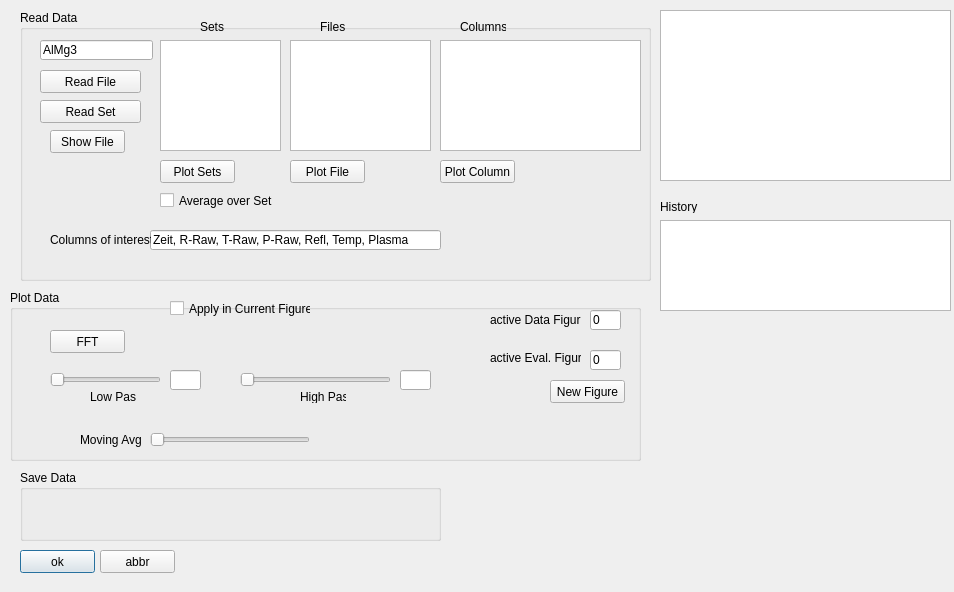
<?xml version="1.0" encoding="UTF-8"?>
<ui version="4.0">
 <class>Dialog</class>
 <widget class="QDialog" name="Dialog">
  <property name="geometry">
   <rect>
    <x>0</x>
    <y>0</y>
    <width>954</width>
    <height>592</height>
   </rect>
  </property>
  <property name="windowTitle">
   <string>Dialog</string>
  </property>
  <widget class="QPushButton" name="OK_PB">
   <property name="geometry">
    <rect>
     <x>20</x>
     <y>550</y>
     <width>75</width>
     <height>23</height>
    </rect>
   </property>
   <property name="text">
    <string>ok</string>
   </property>
   <property name="autoDefault">
    <bool>true</bool>
   </property>
   <property name="default">
    <bool>true</bool>
   </property>
  </widget>
  <widget class="QPushButton" name="Abbr_PB">
   <property name="geometry">
    <rect>
     <x>100</x>
     <y>550</y>
     <width>75</width>
     <height>23</height>
    </rect>
   </property>
   <property name="text">
    <string>abbr</string>
   </property>
  </widget>
  <widget class="QGroupBox" name="groupBox">
   <property name="geometry">
    <rect>
     <x>20</x>
     <y>10</y>
     <width>631</width>
     <height>271</height>
    </rect>
   </property>
   <property name="title">
    <string>Read Data</string>
   </property>
   <widget class="QLineEdit" name="lineEdit">
    <property name="geometry">
     <rect>
      <x>20</x>
      <y>30</y>
      <width>113</width>
      <height>20</height>
     </rect>
    </property>
    <property name="text">
     <string>AlMg3</string>
    </property>
   </widget>
   <widget class="QPushButton" name="PlotSets_PB">
    <property name="geometry">
     <rect>
      <x>140</x>
      <y>150</y>
      <width>75</width>
      <height>23</height>
     </rect>
    </property>
    <property name="text">
     <string>Plot Sets</string>
    </property>
   </widget>
   <widget class="QPushButton" name="ReadSets_PB">
    <property name="geometry">
     <rect>
      <x>20</x>
      <y>90</y>
      <width>101</width>
      <height>23</height>
     </rect>
    </property>
    <property name="text">
     <string>Read Set</string>
    </property>
   </widget>
   <widget class="QPushButton" name="PlotColumn_PB">
    <property name="geometry">
     <rect>
      <x>420</x>
      <y>150</y>
      <width>75</width>
      <height>23</height>
     </rect>
    </property>
    <property name="text">
     <string>Plot Column</string>
    </property>
   </widget>
   <widget class="QPushButton" name="ReadFile_PB">
    <property name="geometry">
     <rect>
      <x>20</x>
      <y>60</y>
      <width>101</width>
      <height>23</height>
     </rect>
    </property>
    <property name="text">
     <string>Read File</string>
    </property>
   </widget>
   <widget class="QLabel" name="label_6">
    <property name="geometry">
     <rect>
      <x>180</x>
      <y>10</y>
      <width>46</width>
      <height>13</height>
     </rect>
    </property>
    <property name="text">
     <string>Sets</string>
    </property>
   </widget>
   <widget class="QLabel" name="label_7">
    <property name="geometry">
     <rect>
      <x>440</x>
      <y>10</y>
      <width>46</width>
      <height>13</height>
     </rect>
    </property>
    <property name="text">
     <string>Columns</string>
    </property>
   </widget>
   <widget class="QLabel" name="label_8">
    <property name="geometry">
     <rect>
      <x>300</x>
      <y>10</y>
      <width>46</width>
      <height>13</height>
     </rect>
    </property>
    <property name="text">
     <string>Files</string>
    </property>
   </widget>
   <widget class="QPushButton" name="ShowFile_PB">
    <property name="geometry">
     <rect>
      <x>30</x>
      <y>120</y>
      <width>75</width>
      <height>23</height>
     </rect>
    </property>
    <property name="text">
     <string>Show File</string>
    </property>
   </widget>
   <widget class="QListWidget" name="SetScroll">
    <property name="geometry">
     <rect>
      <x>140</x>
      <y>30</y>
      <width>121</width>
      <height>111</height>
     </rect>
    </property>
    <property name="selectionMode">
     <enum>QAbstractItemView::MultiSelection</enum>
    </property>
   </widget>
   <widget class="QListWidget" name="FileScroll">
    <property name="geometry">
     <rect>
      <x>270</x>
      <y>30</y>
      <width>141</width>
      <height>111</height>
     </rect>
    </property>
    <property name="selectionMode">
     <enum>QAbstractItemView::MultiSelection</enum>
    </property>
   </widget>
   <widget class="QListWidget" name="ColumnScroll">
    <property name="geometry">
     <rect>
      <x>420</x>
      <y>30</y>
      <width>201</width>
      <height>111</height>
     </rect>
    </property>
    <property name="selectionMode">
     <enum>QAbstractItemView::MultiSelection</enum>
    </property>
   </widget>
   <widget class="QPushButton" name="PlotFile_PB">
    <property name="geometry">
     <rect>
      <x>270</x>
      <y>150</y>
      <width>75</width>
      <height>23</height>
     </rect>
    </property>
    <property name="text">
     <string>Plot File</string>
    </property>
   </widget>
   <widget class="QLineEdit" name="ColsOfInterestEdit">
    <property name="geometry">
     <rect>
      <x>130</x>
      <y>220</y>
      <width>291</width>
      <height>20</height>
     </rect>
    </property>
    <property name="text">
     <string>Zeit, R-Raw, T-Raw, P-Raw, Refl, Temp, Plasma</string>
    </property>
   </widget>
   <widget class="QLabel" name="label_10">
    <property name="geometry">
     <rect>
      <x>30</x>
      <y>220</y>
      <width>101</width>
      <height>20</height>
     </rect>
    </property>
    <property name="text">
     <string>Columns of interest</string>
    </property>
   </widget>
   <widget class="QCheckBox" name="AverageSets">
    <property name="geometry">
     <rect>
      <x>140</x>
      <y>180</y>
      <width>121</width>
      <height>21</height>
     </rect>
    </property>
    <property name="text">
     <string>Average over Set</string>
    </property>
    <property name="checked">
     <bool>false</bool>
    </property>
   </widget>
  </widget>
  <widget class="QGroupBox" name="groupBox_2">
   <property name="geometry">
    <rect>
     <x>10</x>
     <y>290</y>
     <width>631</width>
     <height>171</height>
    </rect>
   </property>
   <property name="title">
    <string>Plot Data</string>
   </property>
   <widget class="QPushButton" name="Plot_All_PB">
    <property name="geometry">
     <rect>
      <x>40</x>
      <y>40</y>
      <width>75</width>
      <height>23</height>
     </rect>
    </property>
    <property name="text">
     <string>FFT</string>
    </property>
   </widget>
   <widget class="QPushButton" name="NewFig_PB">
    <property name="geometry">
     <rect>
      <x>540</x>
      <y>90</y>
      <width>75</width>
      <height>23</height>
     </rect>
    </property>
    <property name="text">
     <string>New Figure</string>
    </property>
   </widget>
   <widget class="QSlider" name="LP_slider_2">
    <property name="geometry">
     <rect>
      <x>40</x>
      <y>80</y>
      <width>111</width>
      <height>19</height>
     </rect>
    </property>
    <property name="orientation">
     <enum>Qt::Horizontal</enum>
    </property>
   </widget>
   <widget class="QSlider" name="HP_slider">
    <property name="geometry">
     <rect>
      <x>230</x>
      <y>80</y>
      <width>151</width>
      <height>19</height>
     </rect>
    </property>
    <property name="orientation">
     <enum>Qt::Horizontal</enum>
    </property>
   </widget>
   <widget class="QLabel" name="label">
    <property name="geometry">
     <rect>
      <x>80</x>
      <y>100</y>
      <width>46</width>
      <height>13</height>
     </rect>
    </property>
    <property name="text">
     <string>Low Pass</string>
    </property>
   </widget>
   <widget class="QLabel" name="label_3">
    <property name="geometry">
     <rect>
      <x>290</x>
      <y>100</y>
      <width>46</width>
      <height>13</height>
     </rect>
    </property>
    <property name="text">
     <string>High Pass</string>
    </property>
   </widget>
   <widget class="QSlider" name="MAV_slider">
    <property name="geometry">
     <rect>
      <x>140</x>
      <y>140</y>
      <width>160</width>
      <height>19</height>
     </rect>
    </property>
    <property name="orientation">
     <enum>Qt::Horizontal</enum>
    </property>
   </widget>
   <widget class="QLabel" name="label_5">
    <property name="geometry">
     <rect>
      <x>70</x>
      <y>140</y>
      <width>61</width>
      <height>20</height>
     </rect>
    </property>
    <property name="text">
     <string>Moving Avg.</string>
    </property>
   </widget>
   <widget class="QLabel" name="label_2">
    <property name="geometry">
     <rect>
      <x>480</x>
      <y>20</y>
      <width>91</width>
      <height>20</height>
     </rect>
    </property>
    <property name="text">
     <string>active Data Figure</string>
    </property>
   </widget>
   <widget class="QLineEdit" name="CurrentFigureEdit">
    <property name="geometry">
     <rect>
      <x>580</x>
      <y>20</y>
      <width>31</width>
      <height>20</height>
     </rect>
    </property>
    <property name="text">
     <string>0</string>
    </property>
   </widget>
   <widget class="QLineEdit" name="lineEdit_2">
    <property name="geometry">
     <rect>
      <x>160</x>
      <y>80</y>
      <width>31</width>
      <height>20</height>
     </rect>
    </property>
   </widget>
   <widget class="QLineEdit" name="lineEdit_3">
    <property name="geometry">
     <rect>
      <x>390</x>
      <y>80</y>
      <width>31</width>
      <height>20</height>
     </rect>
    </property>
   </widget>
   <widget class="QCheckBox" name="InActiveFigure">
    <property name="geometry">
     <rect>
      <x>160</x>
      <y>10</y>
      <width>141</width>
      <height>17</height>
     </rect>
    </property>
    <property name="text">
     <string>Apply in Current Figure</string>
    </property>
   </widget>
   <widget class="QLabel" name="label_4">
    <property name="geometry">
     <rect>
      <x>480</x>
      <y>60</y>
      <width>91</width>
      <height>16</height>
     </rect>
    </property>
    <property name="text">
     <string>active Eval. Figure</string>
    </property>
   </widget>
   <widget class="QLineEdit" name="EvalFigure">
    <property name="geometry">
     <rect>
      <x>580</x>
      <y>60</y>
      <width>31</width>
      <height>20</height>
     </rect>
    </property>
    <property name="text">
     <string>0</string>
    </property>
   </widget>
  </widget>
  <widget class="QGroupBox" name="groupBox_3">
   <property name="geometry">
    <rect>
     <x>20</x>
     <y>470</y>
     <width>421</width>
     <height>71</height>
    </rect>
   </property>
   <property name="title">
    <string>Save Data</string>
   </property>
  </widget>
  <widget class="QTextBrowser" name="textBrowser">
   <property name="geometry">
    <rect>
     <x>660</x>
     <y>10</y>
     <width>291</width>
     <height>171</height>
    </rect>
   </property>
  </widget>
  <widget class="QTextEdit" name="textEdit">
   <property name="geometry">
    <rect>
     <x>660</x>
     <y>220</y>
     <width>291</width>
     <height>91</height>
    </rect>
   </property>
  </widget>
  <widget class="QLabel" name="label_9">
   <property name="geometry">
    <rect>
     <x>660</x>
     <y>200</y>
     <width>46</width>
     <height>13</height>
    </rect>
   </property>
   <property name="text">
    <string>History</string>
   </property>
  </widget>
 </widget>
 <resources/>
 <connections/>
</ui>
